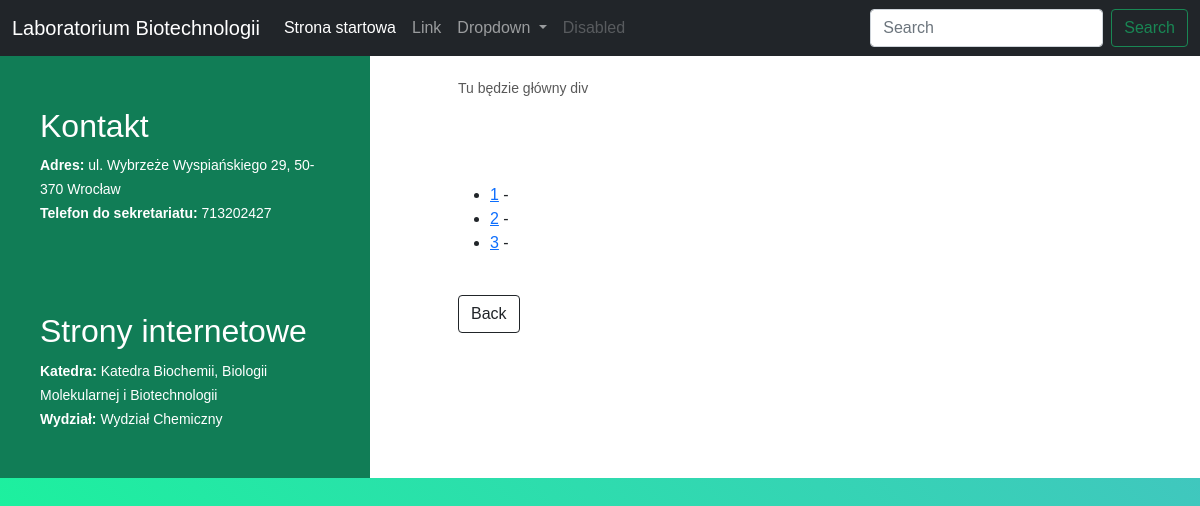
/lab/, run on the app's committed database.
### Urzadzenia/models.py (models this page shows, shortened)
class Laboratorium(models.Model):
    Numer_laboratorium = models.CharField(max_length=10, default='')
    class Meta:
        verbose_name = 'Laboratorium'
        verbose_name_plural = 'Laboratoria'

### Urzadzenia/views.py (the view)
# urls.py: path('lab/', LabView.as_view(), name='lab'),
class LabView(ListView):
    model = Laboratorium
    template_name = 'lab.html'

### Urzadzenia/Templates/lab.html
{% extends 'base.html' %} {% block content %}
<h1>Laby</h1>
<ul>
  {% for lab in object_list %}
  <li>
    <a href="{% url 'lab_detail' lab.pk %}">{{ lab.Numer_laboratorium }}</a> -
  </li>
  {% endfor %}
</ul>
<br />
<a href="{% url 'home' %}" class="btn btn-outline-dark">Back</a>
{% endblock %}

### Urzadzenia/static/Urzadzenia/style.css (style rules this page uses)
body { margin: 0; padding: 0; background: linear-gradient(45deg, #10ff93, #40c7be); font-family: "Montserrat", sans-serif; }
h1 { color: white; font-weight: 700; font-size: 31px; line-height: 35px; margin-left: 40px; }

### data on the page
Laboratorium: Numer_laboratorium "1"
Laboratorium: Numer_laboratorium "2"
Laboratorium: Numer_laboratorium "3"
